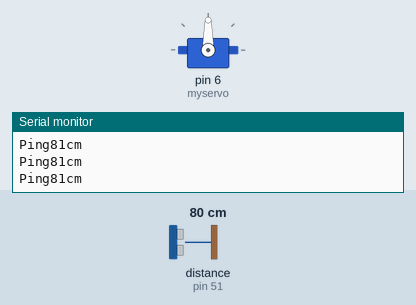
Simulated run of this sketch. Board: Arduino Mega 2560, built with avr-gcc and run on an emulated ATmega2560. On the bench: servo, the last lines printed to the serial monitor. Inputs (shaded band) come from the test bench; at power-on: distance to the obstacle (sensor on pin 51) 80 cm. The echo pulse lasts 58.3 µs per cm.

Above: at 1.2 s.
1.3 s: distance to the obstacle (sensor on pin 51) set to 42 cm
2.8 s: distance to the obstacle (sensor on pin 51) set to 35 cm
At 3.3 s:
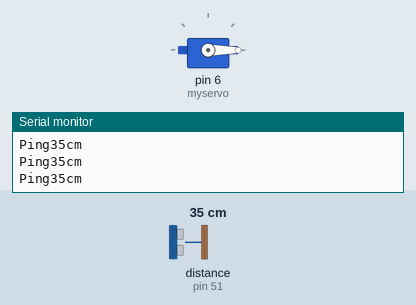
Timing chart, 0 to 5.8 s (numbered marks = the images above; inputs shaded):
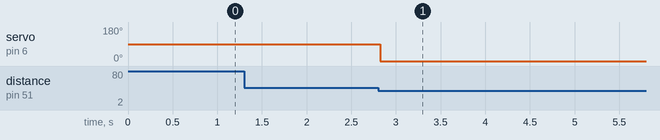

The sketch:

Ping1.ino
```cpp
#include <NewPing.h>

#include<Servo.h>


#define TRIGGER_PIN  50                // Arduino pin tied to trigger pin on the ultrasonic sensor.
#define ECHO_PIN  51                  // Arduino pin tied to echo pin on the ultrasonic sensor.
#define MAX_DISTANCE 200 // Maximum distance we want to ping for (in centimeters). Maximum sensor distance is rated at 400-500cm.

Servo myservo;
NewPing sonar(TRIGGER_PIN, ECHO_PIN, MAX_DISTANCE); // NewPing setup of pins .
int pos=0;
void setup() {
  Serial.begin(9600); // Open serial monitor at 9600 baud to see ping results.
  myservo.attach(6);
}

void loop() {
  delay(50);       // Wait 50ms between pings ( 20 pings/sec). 29ms should be the shortest delay between pings.
  unsigned int uS = sonar.ping(); // Send ping, get ping time in microseconds (uS).
  Serial.print("Ping");
  Serial.print(uS / US_ROUNDTRIP_CM); // Convert ping time to distance and print result (0 = outside set distance range, no ping echo)
  Serial.println("cm");
  unsigned int dist= uS/US_ROUNDTRIP_CM;

  if(dist<40){

for (pos = 0; pos <= 0; pos += 1) { // goes from 0 degrees to 180 degrees
    // in steps of 1 degree
    myservo.write(pos);              // tell servo to go to position in variable 'pos'
    delay(35);    // waits 15ms for the servo to reach the position
  }


  }


}
```

Measured:
- the behaviour switches between 40 and 39 cm on distance to the obstacle (sensor on pin 51) (found by bisection; images 0 and 1)
- after the input at 2.8 s, servo on pin 6 (myservo): 90° → 0° at once
